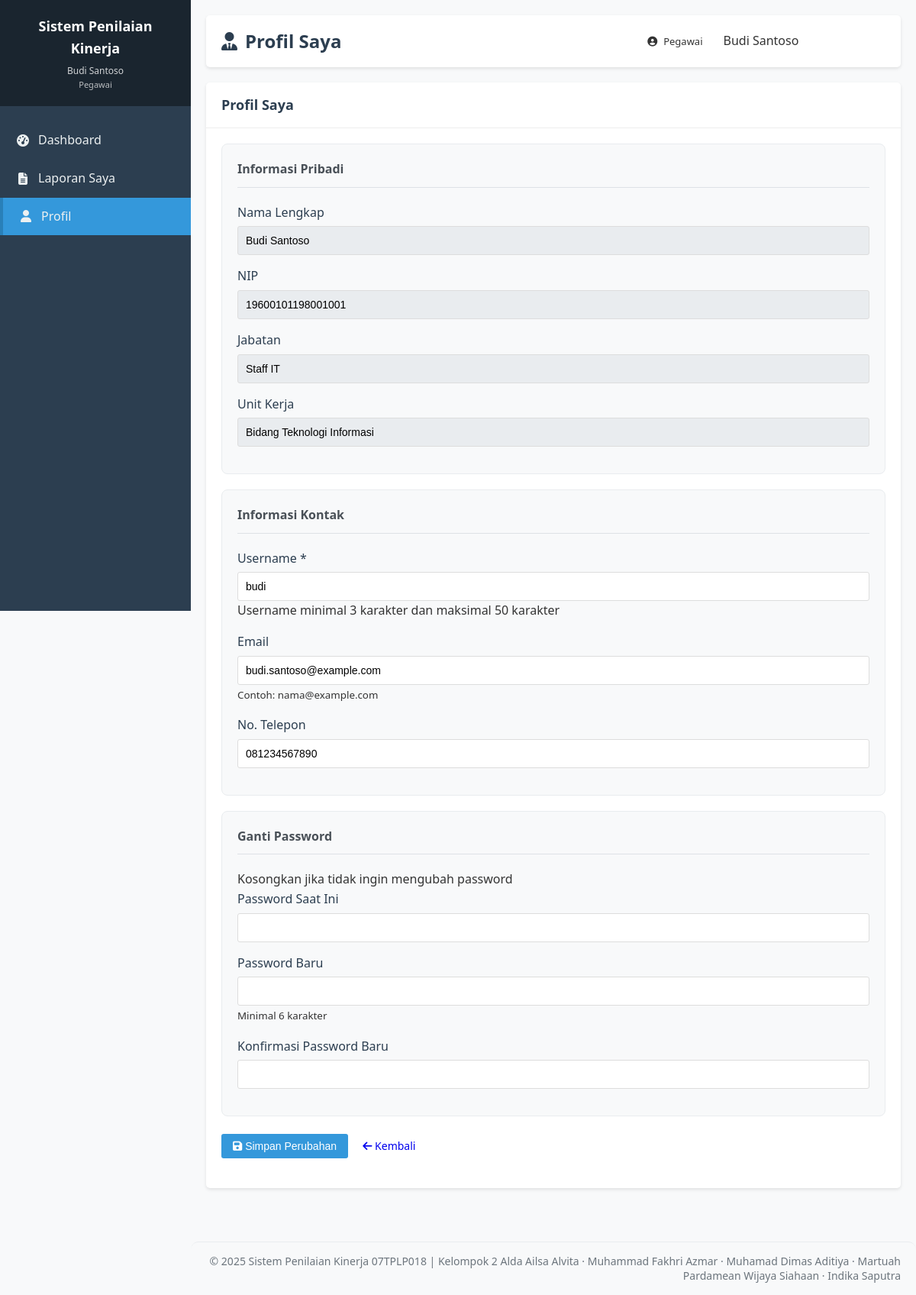
Page /pegawai/profile.php (signed in) on the committed database.
### tables this page shows
CREATE TABLE `pegawai` (
  `id` int(11) NOT NULL,
  `user_id` int(11) DEFAULT NULL,
  `nip` varchar(50) NOT NULL,
  `nama_depan` varchar(100) DEFAULT NULL,
  `nama_belakang` varchar(100) DEFAULT NULL,
  `nama_lengkap` varchar(255) NOT NULL,
  `jabatan` varchar(100) NOT NULL,
  `unit_kerja` varchar(100) DEFAULT NULL,
  `email` varchar(100) DEFAULT NULL,
  `no_telp` varchar(20) DEFAULT NULL,
  `created_at` timestamp NOT NULL DEFAULT current_timestamp(),
  `updated_at` timestamp NOT NULL DEFAULT current_timestamp() ON UPDATE current_timestamp()
);

CREATE TABLE `users` (
  `id` int(11) NOT NULL,
  `username` varchar(50) NOT NULL,
  `password` varchar(255) NOT NULL,
  `role` enum('admin','pimpinan','pegawai') NOT NULL,
  `nama_lengkap` varchar(255) NOT NULL,
  `created_at` timestamp NOT NULL DEFAULT current_timestamp(),
  `updated_at` timestamp NOT NULL DEFAULT current_timestamp() ON UPDATE current_timestamp()
);

### pegawai/profile.php (the view, shortened to what this page needs)
<?php
$db = new Database();
$conn = $db->getConnection();
$user_id = $_SESSION['user_id'];
$query = "SELECT u.*, p.*
          FROM users u
          JOIN pegawai p ON u.id = p.user_id
          WHERE u.id = ?";
$stmt = $conn->prepare($query);
$stmt->bind_param("i", $user_id);
$stmt->execute();
$result = $stmt->get_result();
$user = $result->fetch_assoc();
require_once '../includes/header.php';
?>
<div class="card">
    <div class="card-header">
        <h2>Profil Saya</h2>
    </div>
    <div class="card-body">
        <form method="POST" action="" class="needs-validation" novalidate>
            <div class="form-section">
                <h4>Informasi Pribadi</h4>
                <div class="row">
                    <div class="col-md-6">
                        <div class="form-group">
                            <label for="nama_lengkap">Nama Lengkap</label>
                            <input type="text" class="form-control" id="nama_lengkap"
                                   value="<?php echo htmlspecialchars($user['nama_lengkap'] ?? ''); ?>" readonly>
                        </div>
                    </div>
                    <div class="col-md-6">
                        <div class="form-group">
                            <label for="nip">NIP</label>
                            <input type="text" class="form-control" id="nip"
                                   value="<?php echo htmlspecialchars($user['nip'] ?? ''); ?>" readonly>
                        </div>
                    </div>
                </div>
                <div class="row">
                    <div class="col-md-6">
                        <div class="form-group">
                            <label for="jabatan">Jabatan</label>
                            <input type="text" class="form-control" id="jabatan"
                                   value="<?php echo htmlspecialchars($user['jabatan'] ?? ''); ?>" readonly>
                        </div>
                    </div>
                    <div class="col-md-6">
                        <div class="form-group">
                            <label for="unit_kerja">Unit Kerja</label>
                            <input type="text" class="form-control" id="unit_kerja"
                                   value="<?php echo htmlspecialchars($user['unit_kerja'] ?? ''); ?>" readonly>
                        </div>
                    </div>
                </div>
            </div>
            <div class="form-section mt-4">
                <h4>Informasi Kontak</h4>
                <div class="row">
                    <div class="col-md-6">
                        <div class="form-group">
                            <label for="username">Username <span class="text-danger">*</span></label>
                            <input type="text" class="form-control" id="username" name="username"
                                   value="<?php echo htmlspecialchars($user['username'] ?? ''); ?>" required
                                   minlength="3" maxlength="50">
                            <div class="invalid-feedback">
                                Username minimal 3 karakter dan maksimal 50 karakter
                            </div>
                        </div>
                    </div>
                    <div class="col-md-6">
                        <div class="form-group">
                            <label for="email">Email</label>
                            <input type="email" class="form-control" id="email" name="email"
                                   value="<?php echo htmlspecialchars($user['email'] ?? ''); ?>">
                            <small class="form-text text-muted">Contoh: nama@example.com</small>
                        </div>
                    </div>
                    <div class="col-md-6">
                        <div class="form-group">
                            <label for="no_telp">No. Telepon</label>
                            <input type="tel" class="form-control" id="no_telp" name="no_telp"
                                   value="<?php echo htmlspecialchars($user['no_telp'] ?? ''); ?>">
                        </div>
                    </div>
                </div>
            </div>
            <div class="form-section mt-4">
                <h4>Ganti Password</h4>
                <p class="text-muted">Kosongkan jika tidak ingin mengubah password</p>
                <div class="row">
                    <div class="col-md-4">
                        <div class="form-group">
                            <label for="current_password">Password Saat Ini</label>
                            <input type="password" class="form-control" id="current_password" name="current_password">
                        </div>
                    </div>
                    <div class="col-md-4">
                        <div class="form-group">
                            <label for="new_password">Password Baru</label>
                            <input type="password" class="form-control" id="new_password" name="new_password">
                            <small class="form-text text-muted">Minimal 6 karakter</small>
                        </div>
                    </div>
                    <div class="col-md-4">
                        <div class="form-group">
                            <label for="confirm_password">Konfirmasi Password Baru</label>
                            <input type="password" class="form-control" id="confirm_password" name="confirm_password">
                        </div>
                    </div>
                </div>
            </div>
            <div class="form-group mt-4">
                <button type="submit" class="btn btn-primary">
                    <i class="fas fa-save"></i> Simpan Perubahan
                </button>
                <a href="index.php" class="btn btn-secondary">
                    <i class="fas fa-arrow-left"></i> Kembali
                </a>
            </div>
        </form>
    </div>
</div>
<?php require_once '../includes/footer.php'; ?>

### assets/css/style.css (style rules this page uses)
* { margin: 0; padding: 0; box-sizing: border-box; }
body { font-family: 'Segoe UI', Tahoma, Geneva, Verdana, sans-serif; background-color: #f8f9fa; color: #333; line-height: 1.6; }
.card { background-color: white; border-radius: 5px; box-shadow: 0 2px 4px rgba(0,0,0,0.1); margin-bottom: 20px; }
.card-header { padding: 15px 20px; border-bottom: 1px solid #eee; display: flex; justify-content: space-between; align-items: center; }
.card-header h2 { font-size: 18px; color: #2c3e50; }
.card-body { padding: 20px; }
.btn { padding: 8px 15px; border: none; border-radius: 3px; cursor: pointer; font-size: 14px; transition: background-color 0.3s; text-decoration: none; display: inline-block; }
.btn-primary { background-color: #3498db; color: white; }
.form-group { margin-bottom: 15px; }
.form-group label { display: block; margin-bottom: 5px; font-weight: 500; color: #2c3e50; }
.form-control { width: 100%; padding: 10px; border: 1px solid #ddd; border-radius: 3px; font-size: 14px; }

### pegawai/profile.php (style rules this page uses)
.form-section { background: #f8f9fa; padding: 20px; border-radius: 8px; margin-bottom: 20px; border: 1px solid #e9ecef; }
.form-section h4 { color: #495057; margin-bottom: 20px; padding-bottom: 10px; border-bottom: 1px solid #dee2e6; }
.form-control:read-only { background-color: #e9ecef; opacity: 1; }

### rows in the picture
pegawai: nama_lengkap "Budi Santoso", nip "19600101198001001", jabatan "Staff IT", unit_kerja "Bidang Teknologi Informasi", username "budi", email "budi.santoso@example.com", no_telp "081234567890"

### other values in the picture
$_SESSION['nama_lengkap'] "Budi Santoso"
$page_title "Profil Saya"
$role "Pegawai"
